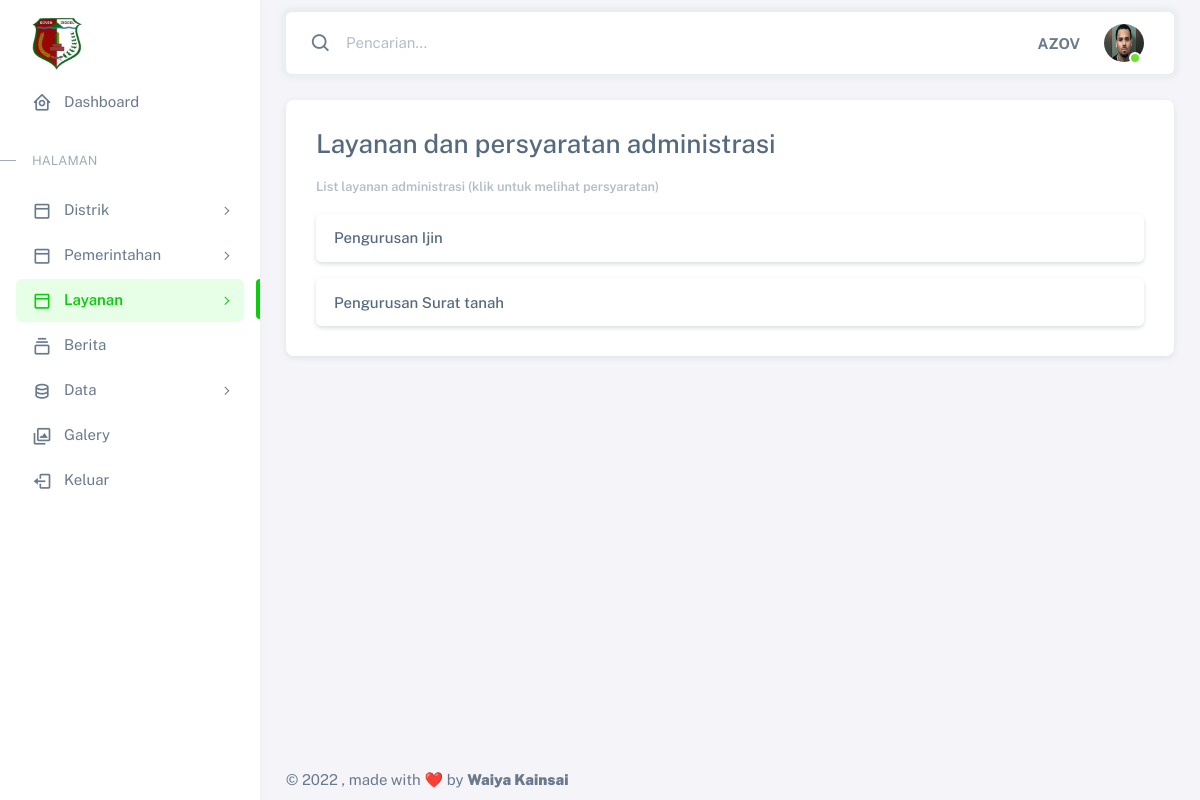
The page /panel/administrasi/ (signed in) on the database its author committed.
### panel/models.py (models this page shows)
class UserProfile(models.Model):
    user = models.OneToOneField(User, on_delete=models.CASCADE)
    first_name = models.CharField(max_length=100, null=True)
    last_name = models.CharField(max_length=100, null=True)
    phone = models.CharField(max_length=12, null=True)
    foto = models.ImageField(blank=True, null=True, upload_to="image/")

### administrasi/models.py (models this page shows, shortened)
class Administrasi(models.Model):
    nama_layanan = models.CharField(max_length=100)
    persyaratan = RichTextField(blank=True, null=True)
    slug = models.SlugField(blank=True,editable=False)

### panel/views.py (the view)
# urls.py: path('administrasi/',include(('administrasi.urls'), namespace='administrasi')),
@login_required(login_url='panel:login')
def administrasi(request):
    groupcheck = Group.objects.get(name= 'admin')
    administrasi = Administrasi.objects.all().order_by('-id')
    context ={
        'title':'Panel | Administrasi',
        'administrasi': administrasi,
        'groupcheck': groupcheck,
    }
    return render(request, 'panel/administrasi.html',context)

### templates/panel/administrasi.html (shortened to what this page needs)
{% extends '../adminbase.html' %}
{% load static %}
{% block content %}
<div >
    <div class="card container" style="height: 100%; padding: 30px;">
                        <h3>
                        Layanan dan persyaratan administrasi
                        </h3>
                        <div class="row">
                                <div class="col-md mb-4 mb-md-0">
                                  <small class="text-light fw-semibold">List layanan administrasi (klik untuk melihat persyaratan)</small>
                                  {% if administrasi %}
                                  {% for administrasi in administrasi %}
                                  <div class="accordion mt-3">
                                    <div class="card accordion-item">
                                      <h3 class="accordion-header" id="headingTwo{{administrasi.id}}">
                                        <button
                                          type="button"
                                          class="accordion-button collapsed"
                                          data-bs-toggle="collapse"
                                          data-bs-target="#accordionTwo{{administrasi.id}}"
                                        >
                                        {{administrasi.nama_layanan}}
                                        </button>
                                      </h3>
                                    </div>
                                  </div>
                                  {% endfor %}
                                  {% else %}
                                  <div style="margin-top: 30px;">
                                    <P>Belum ada data administrasi yang di tambahkan!</P>
                                  </div>
                                  {% endif %}
                                </div>
                        </div>
    </div>
</div>
{% endblock content %}

### templates/adminbase.html (shortened to what this page needs)
{% load static %}
<!DOCTYPE html>
<html
  lang="en"
  class="light-style layout-menu-fixed"
  dir="ltr"
  data-theme="theme-default"
  data-assets-path="../assets/"
  data-template="vertical-menu-template-free"
>
  <head>
    <link rel="stylesheet" href=" {% static 'vendor/fonts/boxicons.css' %}" />
    <link rel="stylesheet" href="{% static 'vendor/css/core.css' %}" class="template-customizer-core-css" />
    <link rel="stylesheet" href="{% static 'vendor/css/theme-default.css' %}" class="template-customizer-theme-css" />
    <link rel="stylesheet" href="{% static 'vendor/css/organisasi.css' %}" class="template-customizer-theme-css" />
    <link rel="stylesheet" href="{% static 'css/demo.css' %}" />
    <link rel="stylesheet" href="{% static 'vendor/libs/perfect-scrollbar/perfect-scrollbar.css' %}" />
    <link rel="stylesheet" href="{% static 'vendor/libs/apex-charts/apex-charts.css' %}" />
  </head>
  <body onload="startTime()">
    <div class="layout-wrapper layout-content-navbar">
      <div class="layout-container">
        {% include 'panel/admin_menu.html' %}
        <div class="layout-page">
          <nav
            class="layout-navbar container-xxl navbar navbar-expand-xl navbar-detached align-items-center bg-navbar-theme"
            id="layout-navbar"
          >
            <div class="navbar-nav-right d-flex align-items-center" id="navbar-collapse">
              <div class="navbar-nav align-items-center">
                <div class="nav-item d-flex align-items-center">
                  <i class="bx bx-search fs-4 lh-0"></i>
                  <input
                    type="text"
                    class="form-control border-0 shadow-none"
                    placeholder="Pencarian..."
                    aria-label="Search..."
                  />
                </div>
              </div>
              <ul class="navbar-nav flex-row align-items-center ms-auto">
                <li class="nav-item lh-1 me-3">
                  <strong >{{request.user|upper}}</strong>
                </li>
                <li class="nav-item navbar-dropdown dropdown-user dropdown">
                  <a class="nav-link dropdown-toggle hide-arrow" href="javascript:void(0);" data-bs-toggle="dropdown">
                    <div class="avatar avatar-online">
                      {% if request.user.userprofile.foto %}
                      <img src="{{ request.user.userprofile.foto.url }}" alt class="w-px-40 h-saja rounded-circle" />
                      {% else %}
                      <img src="{% static 'img/user_blank.png' %}" alt class="w-px-40 h-auto rounded-circle" />
                      {% endif %}
                    </div>
                  </a>
                </li>
              </ul>
            </div>
          </nav>
          <div class="content-wrapper">
            <div class="container-xxl flex-grow-1 container-p-y">
            {% block content %}
            {% endblock content %}
            </div>
            <footer class="content-footer footer bg-footer-theme">
              <div class="container-xxl d-flex flex-wrap justify-content-between py-2 flex-md-row flex-column">
                <div class="mb-2 mb-md-0">
                  ©
                  , made with ❤️ by
                  <a href="#" target="_blank" class="footer-link fw-bolder">Waiya Kainsai</a>
                </div>
              </div>
            </footer>
          </div>
        </div>
      </div>
    </div>
  </body>
</html>

### rows shown on the page
Administrasi: nama_layanan "Pengurusan Ijin"
Administrasi: nama_layanan "Pengurusan Surat tanah"

### other values the page prints
{{ request.user|upper }} "AZOV"
